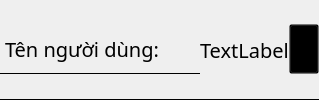
            <widget class="QFrame" name="username_frame">
             <property name="minimumSize">
              <size>
               <width>0</width>
               <height>50</height>
              </size>
             </property>
             <property name="styleSheet">
              <string notr="true">QFrame {
	border-bottom: 1px solid black;
	border-radius: 0px;
}</string>
             </property>
             <property name="frameShape">
              <enum>QFrame::StyledPanel</enum>
             </property>
             <property name="frameShadow">
              <enum>QFrame::Raised</enum>
             </property>
             <layout class="QHBoxLayout" name="horizontalLayout_5">
              <property name="spacing">
               <number>0</number>
              </property>
              <property name="leftMargin">
               <number>0</number>
              </property>
              <property name="topMargin">
               <number>0</number>
              </property>
              <property name="rightMargin">
               <number>0</number>
              </property>
              <property name="bottomMargin">
               <number>0</number>
              </property>
              <item>
               <widget class="QLabel" name="label_6">
                <property name="minimumSize">
                 <size>
                  <width>200</width>
                  <height>50</height>
                 </size>
                </property>
                <property name="maximumSize">
                 <size>
                  <width>200</width>
                  <height>50</height>
                 </size>
                </property>
                <property name="font">
                 <font>
                  <family>Montserrat</family>
                  <pointsize>15</pointsize>
                 </font>
                </property>
                <property name="text">
                 <string>Tên người dùng:</string>
                </property>
                <property name="wordWrap">
                 <bool>false</bool>
                </property>
               </widget>
              </item>
              <item>
               <widget class="QLabel" name="username_box">
                <property name="font">
                 <font>
                  <family>iCiel Effra Regular</family>
                  <pointsize>15</pointsize>
                 </font>
                </property>
                <property name="styleSheet">
                 <string notr="true">border: none;</string>
                </property>
                <property name="text">
                 <string>TextLabel</string>
                </property>
               </widget>
              </item>
              <item>
               <widget class="QPushButton" name="pushButton_7">
                <property name="minimumSize">
                 <size>
                  <width>30</width>
                  <height>50</height>
                 </size>
                </property>
                <property name="maximumSize">
                 <size>
                  <width>30</width>
                  <height>50</height>
                 </size>
                </property>
                <property name="styleSheet">
                 <string notr="true">image: url(:/images/icons/Edit.png);
background: transparent;</string>
                </property>
                <property name="text">
                 <string/>
                </property>
               </widget>
              </item>
             </layout>
            </widget>
